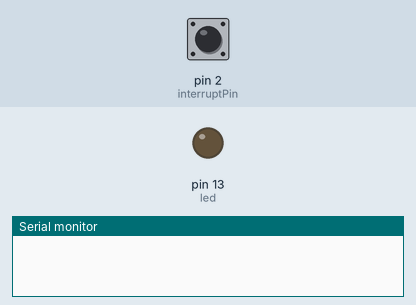
This sketch was run on a simulated Arduino Uno, built with avr-gcc and run on an emulated ATmega328P. Parts: output pins drawn as LEDs (lit = HIGH), the last lines printed to the serial monitor. The test bench sets the inputs (shaded band); at power-on: pin 2 (interruptPin) HIGH.

Above: at 1.2 s.
1.3 s: pin 2 (interruptPin) pulled LOW for 0.15 s
At 1.9 s:
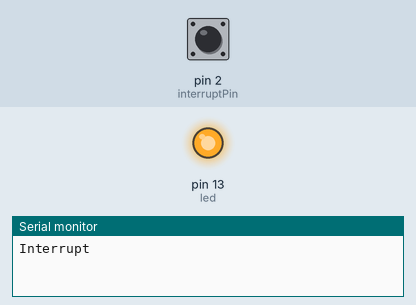
2.9 s: pin 2 (interruptPin) pulled LOW for 1 s
At 4.4 s:
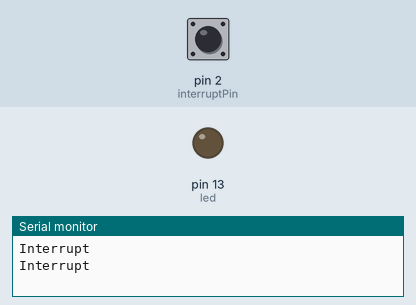
5.4 s: pin 2 (interruptPin) pulled LOW for 3.2 s
At 9.2 s:
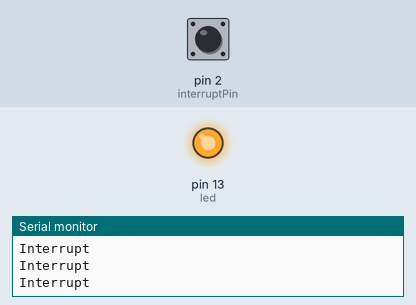
Timing chart, 0 to 10.7 s (numbered marks = the images above; inputs shaded):
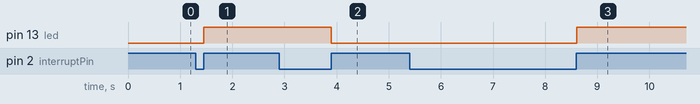

Measured:
- after the input at 1.3 s, pin 13 (led): LOW → HIGH after 0.15 s
- after the input at 2.9 s, pin 13 (led): HIGH → LOW after 1.0 s
- after the input at 5.4 s, pin 13 (led): LOW → HIGH after 3.2 s

The sketch:

hall_simple_int.ino
```cpp
int led = 13;//LED pin
const byte interruptPin = 2; //sensor pin
int val; //numeric variable
volatile byte state = LOW;


void setup()
{
  Serial.begin(9600);
  pinMode(led, OUTPUT); //set LED pin as output
  pinMode(interruptPin, INPUT_PULLUP); //set sensor pin as interrupt pin
  attachInterrupt(digitalPinToInterrupt(interruptPin), blink, RISING);
}

void loop()
{
  digitalWrite(led, state);
  delay(1);

}

void blink() {
  Serial.print("Interrupt\n");
  state = !state;
}
```
